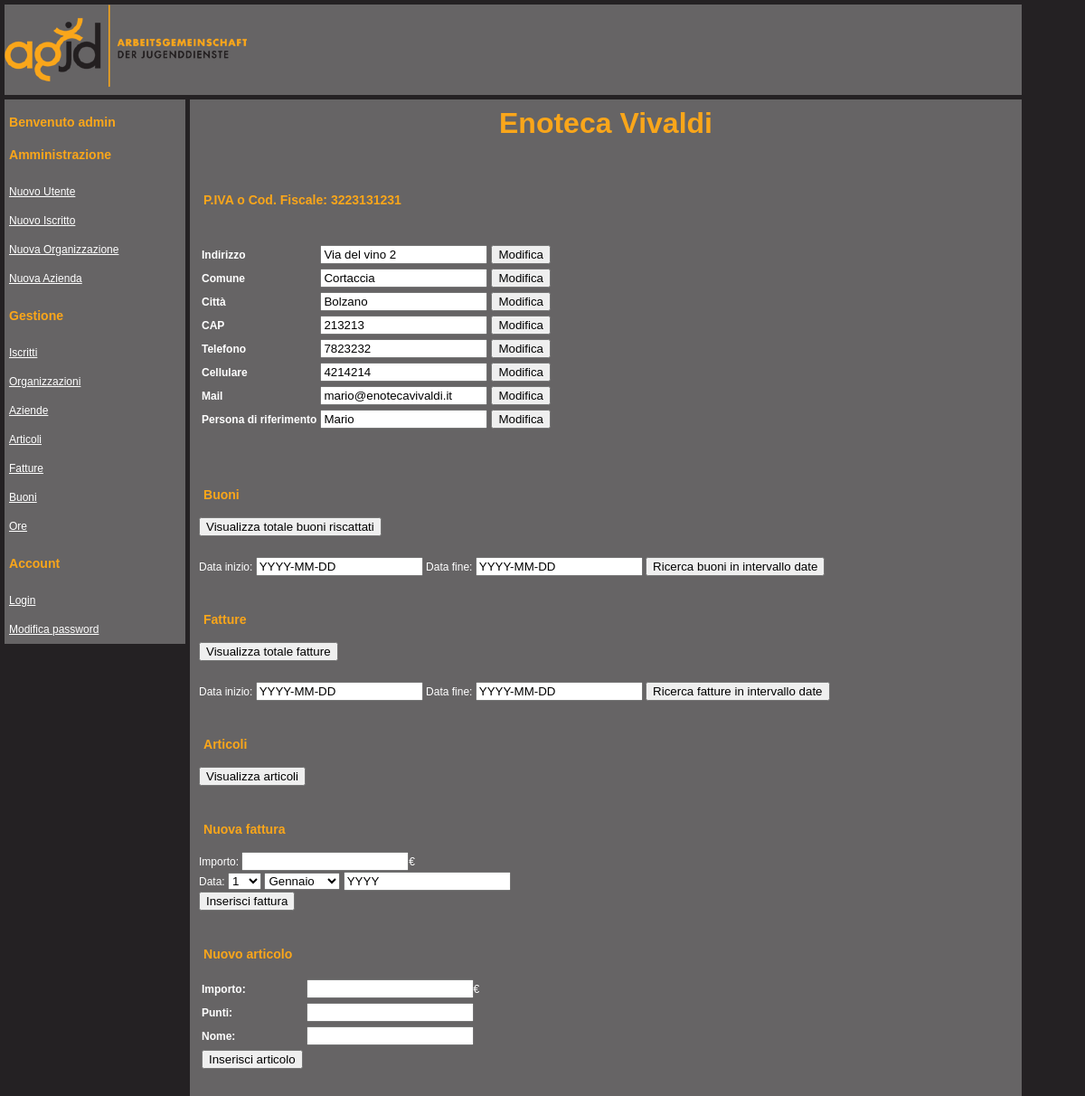
Page /view_company.php?p_iva=3223131231 (signed in) on the committed database.
### tables this page shows
CREATE TABLE Company (
	name	VARCHAR(255) NOT NULL,
	address	VARCHAR(255) NOT NULL,
	city	VARCHAR(255) NOT NULL,
	commune VARCHAR(255) NOT NULL,
	CAP		VARCHAR(255) NOT NULL,
	reference VARCHAR(255) NOT NULL,
	p_iva	VARCHAR(255) NOT NULL,
	phone 	VARCHAR(255),
	mobile_phone VARCHAR(255),
	mail	VARCHAR(255),
	CONSTRAINT company_pk PRIMARY KEY (p_iva)
);

### include/privilege_check.php (called while the page is built)
<?php
function check($privilege)
{
    if(isset($_SESSION))
    {
        if (isset($_SESSION['privilege']))
        {
            if ($_SESSION['privilege']==$privilege)
            {
                return true;
            }
        }
    }
    return false;
}
?>

### locale/it.php (called while the page is built, shortened)
<?php
$lang = array();
$lang['PRIVILEGE'] = 'Privilegi';
$lang['PAGE_TITLE'] = 'Index';
$lang['OBLIGATORY'] = 'I campi segnati con * sono obbligatori';
$lang['POINTS'] = 'Punti';
$lang['TOKENS'] = 'Buoni';
$lang['REMAINING_POINTS'] = 'Punti rimanenti';
$lang['COMPANY'] = 'Azienda';
$lang['ORGANIZATION'] = 'Organizzazione';
$lang['DELETE_SUCCESS'] = 'Eliminazione effettuata con successo';
$lang['UPDATE_SUCCESS'] = 'Modifica effettuata con successo';
$lang['DELETE'] = 'Elimina';
$lang['NO_RESULTS'] = 'Nessun risultato trovato';
$lang['UPDATE'] = 'Modifica';
$lang['START_DATE'] = 'Data inizio';
$lang['END_DATE'] = 'Data fine';
$lang['PASSWORD_CHANGE'] = 'Modifica password';
$lang['BOY'] = 'Iscritto';
$lang['INDEX'] = 'Index';
$lang['JANUARY'] = 'Gennaio';
$lang['FEBRUARY'] = 'Febbraio';
$lang['MARCH'] = 'Marzo';
$lang['APRIL'] = 'Aprile';
$lang['MAY'] = 'Maggio';
$lang['JUNE'] = 'Giugno';
$lang['JULY'] = 'Luglio';
$lang['AUGUST'] = 'Agosto';
$lang['SEPTEMBER'] = 'Settembre';
$lang['OCTOBER'] = 'Ottobre';
$lang['NOVEMBER'] = 'Novembre';
$lang['DECEMBER'] = 'Dicembre';
$lang['NO_LOGIN'] = 'Esegui il Login';
$lang['WELCOME'] = 'Benvenuto';
$lang['NEW_USER'] = 'Nuovo Utente';
$lang['NEW_BOY'] = 'Nuovo Iscritto';
$lang['NEW_ORGANIZATION'] = 'Nuova Organizzazione';
$lang['NEW_COMPANY'] = 'Nuova Azienda';
$lang['MANAGEMENT'] = 'Gestione';
$lang['ADMINISTRATION'] = 'Amministrazione';
$lang['LIST_BOY'] = 'Iscritti';
$lang['LIST_ORGANIZATION'] = 'Organizzazioni';
$lang['LIST_COMPANY'] = 'Aziende';
$lang['LIST_ITEM'] = 'Articoli';
$lang['LIST_INVOICE'] = 'Fatture';
$lang['LIST_TOKEN'] = 'Buoni';
$lang['LIST_VOLUNTEERING'] = 'Ore';
$lang['SEARCH'] = 'Ricerca';
$lang['LOGIN'] = 'Login';
$lang['ADMINISTRATOR'] = 'Amministratore';
$lang['MANAGER'] = 'Gestore';
$lang['USER_EXISTS'] = 'Esiste già un utente con questo nome';
$lang['INSERT_SUCCESS'] = 'Inserimento effettuato con successo';
$lang['CURRENT_PASSWORD'] = 'Password Corrente';
$lang['NEW_PASSWORD'] = 'Nuova Password';
$lang['REPEAT_PASSWORD'] = 'Ripeti Password';
$lang['NAME'] = 'Nome';
$lang['SURNAME'] = 'Cognome';
$lang['ADDRESS'] = 'Indirizzo';
$lang['CAP'] = 'CAP';
$lang['CITY'] = 'Città';
?>

### view_company.php (the view, shortened to what this page needs)
<!DOCTYPE html>
<?php
include('include/header.php');
include('include/navbar.php');
include('locale/it.php');
include('include/connect.php');
?>
<html>
    <head>
        <link rel="stylesheet" type="text/css" href="main.css" />
    </head>
    <body>
        <div id="ContentContainer">
            <div id="Header">
            </div>
            <div id="Navbar">
            </div>
            <div id="Content">
                <?php
                include('include/privilege_check.php');
                if(check('admin')||check('manager'))
                {
                    if(isset($_GET['p_iva']))
                    {
                        $p_iva = $_GET['p_iva'];
                        try{
                        $result = mysql_query("SELECT * FROM Company WHERE p_iva='$p_iva'",$conn);
                        if(mysql_num_rows($result)==1)
                        {
                            echo "<h1 style=\"text-align: center;\">".mysql_result($result, 0, 'name')."</h1><br /><br />";
                            echo "<h3>".$lang['P_IVA'].": ".mysql_result($result, 0, 'p_iva')."</h3><br />";
                            if(check('admin'))
                            {
                                echo '<table id="invisibleTable">';
                                echo '<tr><td id="itd"><strong>'.$lang['ADDRESS'].'</strong></td><td id="itd"><form action="include/updater.php" name = "form" method = "post"><input type="text" name="update" value="'.mysql_result($result, 0, 'address').'"/><input type="hidden" name="table" value="Company"><input type="hidden" name="column" value="address"><input type="hidden" name="key" value="p_iva"><input type="hidden" name="key_value" value="'.$p_iva.'"></td><td id="itd"><input type="submit" name="submit"  value ="'.$lang['UPDATE'].'" /></form></td></tr>';
                                echo '<tr><td id="itd"><strong>'.$lang['COMMUNE'].'</strong></td><td id="itd"><form action="include/updater.php" name = "form" method = "post"><input type="text" name="update" value="'.mysql_result($result, 0, 'commune').'"/><input type="hidden" name="table" value="Company"><input type="hidden" name="column" value="commune"><input type="hidden" name="key" value="p_iva"><input type="hidden" name="key_value" value="'.$p_iva.'"></td><td id="itd"><input type="submit" name="submit"  value ="'.$lang['UPDATE'].'" /></form></td></tr>';
                                echo '<tr><td id="itd"><strong>'.$lang['CITY'].'</strong></td><td id="itd"><form action="include/updater.php" name = "form" method = "post"><input type="text" name="update" value="'.mysql_result($result, 0, 'city').'"/><input type="hidden" name="table" value="Company"><input type="hidden" name="column" value="city"><input type="hidden" name="key" value="p_iva"><input type="hidden" name="key_value" value="'.$p_iva.'"></td><td id="itd"><input type="submit" name="submit"  value ="'.$lang['UPDATE'].'" /></form></td></tr>';
                                echo '<tr><td id="itd"><strong>'.$lang['CAP'].'</strong></td><td id="itd"><form action="include/updater.php" name = "form" method = "post"><input type="text" name="update" value="'.mysql_result($result, 0, 'CAP').'"/><input type="hidden" name="table" value="Company"><input type="hidden" name="column" value="CAP"><input type="hidden" name="key" value="p_iva"><input type="hidden" name="key_value" value="'.$p_iva.'"></td><td id="itd"><input type="submit" name="submit"  value ="'.$lang['UPDATE'].'" /></form></td></tr>';
                                echo '<tr><td id="itd"><strong>'.$lang['PHONE'].'</strong></td><td id="itd"><form action="include/updater.php" name = "form" method = "post"><input type="text" name="update" value="'.mysql_result($result, 0, 'phone').'"/><input type="hidden" name="table" value="Company"><input type="hidden" name="column" value="phone"><input type="hidden" name="key" value="p_iva"><input type="hidden" name="key_value" value="'.$p_iva.'"></td><td id="itd"><input type="submit" name="submit"  value ="'.$lang['UPDATE'].'" /></form></td></tr>';
                                echo '<tr><td id="itd"><strong>'.$lang['MOBILE_PHONE'].'</strong></td><td id="itd"><form action="include/updater.php" name = "form" method = "post"><input type="text" name="update" value="'.mysql_result($result, 0, 'mobile_phone').'"/><input type="hidden" name="table" value="Company"><input type="hidden" name="column" value="mobile_phone"><input type="hidden" name="key" value="p_iva"><input type="hidden" name="key_value" value="'.$p_iva.'"></td><td id="itd"><input type="submit" name="submit"  value ="'.$lang['UPDATE'].'" /></form></td></tr>';
                                echo '<tr><td id="itd"><strong>'.$lang['MAIL'].'</strong></td><td id="itd"><form action="include/updater.php" name = "form" method = "post"><input type="text" name="update" value="'.mysql_result($result, 0, 'mail').'"/><input type="hidden" name="table" value="Company"><input type="hidden" name="column" value="mail"><input type="hidden" name="key" value="p_iva"><input type="hidden" name="key_value" value="'.$p_iva.'"></td><td id="itd"><input type="submit" name="submit"  value ="'.$lang['UPDATE'].'" /></form></td></tr>';
                                echo '<tr><td id="itd"><strong>'.$lang['REFERENCE'].'</strong></td><td id="itd"><form action="include/updater.php" name = "form" method = "post"><input type="text" name="update" value="'.mysql_result($result, 0, 'reference').'"/><input type="hidden" name="table" value="Company"><input type="hidden" name="column" value="mail"><input type="hidden" name="key" value="p_iva"><input type="hidden" name="key_value" value="'.$p_iva.'"></td><td id="itd"><input type="submit" name="submit"  value ="'.$lang['UPDATE'].'" /></form></td></tr>';
                                echo '</table>';
                            }
                            echo '<br /><br />';
                            echo '<h3>'.$lang['LIST_TOKEN'].'</h3>';
                            echo '<form action="list_token.php" method="post">
                                    <input type="hidden" name="search_type" value="company_id">
                                    <input type="hidden" name="search_value" value="'.$p_iva.'">
                                    <input type="submit" name="submit"  value ="'.$lang['TOTAL_TOKEN'].'" />
                                  </form><br /><br />';
                            echo '<form action="list_token.php"  method="post">'
                                    .$lang['START_DATE'].': <input type="text" name="date_start" value="YYYY-MM-DD"> '
                                    .$lang['END_DATE'].': <input type="text" name="date_end" value="YYYY-MM-DD">
                                    <input type="hidden" name="search_type" value="company_id">
                                    <input type="hidden" name="search_value" value="'.$p_iva.'">
                                    <input type="submit" name="submit"  value ="'.$lang['DATE_TOKEN'].'" />
                                  </form><br /><br />';
                            echo '<h3>'.$lang['LIST_INVOICE'].'</h3>';
                            echo '<form action="list_invoice.php"  method="post">
                                        <input type="hidden" name="search_type" value="company_id">
                                        <input type="hidden" name="search_value" value="'.$p_iva.'">
                                        <input type="submit" name="submit"  value ="'.$lang['TOTAL_INVOICE'].'" />
                                  </form><br /><br />';
                            echo '<form action="list_invoice.php"  method="post">'
                                    .$lang['START_DATE'].': <input type="text" name="date_start" value="YYYY-MM-DD"> '
                                    .$lang['END_DATE'].': <input type="text" name="date_end" value="YYYY-MM-DD">
                                    <input type="hidden" name="search_type" value="company_id">
                                    <input type="hidden" name="search_value" value="'.$p_iva.'">
                                    <input type="submit" name="submit"  value ="'.$lang['DATE_INVOICE'].'" />
                                  </form><br /><br />';
                            echo '<h3>'.$lang['LIST_ITEM'].'</h3>';
                            echo '<form action="list_item.php" name = "vol_form" method="post">
                                    <input type="hidden" name="search_type" value="company_id">
                                    <input type="hidden" name="search_value" value="'.$p_iva.'">
                                    <input type="submit" name="submit"  value ="'.$lang['TOTAL_ITEM'].'" />
                                  </form><br /><br />';
                            echo '<h3>'.$lang['NEW_INVOICE_TITLE'].'</h3>';
                            echo '<form action="include/insert_invoice.php" name= "invoice_form" method="post" onsubmit="return validateInv()">'
                                    .$lang['PRICE'].': <input type="text" name="amount">€<input type="hidden" name="company_id" value="'.mysql_result($result, 0, 'p_iva').'"><br />'
                                    .$lang['DATE'].': <select name="day">
                                                            <option value="1">1</option>
                                                    </select>
                                                    <select name="month">
                                                            <option value=1>'.$lang['JANUARY'].'</option>
                                                            <option value=1>'.$lang['FEBRUARY'].'</option>
                                                            <option value=1>'.$lang['MARCH'].'</option>
                                                            <option value=1>'.$lang['APRIL'].'</option>
                                                            <option value=1>'.$lang['MAY'].'</option>
                                                            <option value=1>'.$lang['JUNE'].'</option>
                                                            <option value=1>'.$lang['JULY'].'</option>
                                                            <option value=1>'.$lang['AUGUST'].'</option>
                                                            <option value=1>'.$lang['SEPTEMBER'].'</option>
                                                            <option value=1>'.$lang['OCTOBER'].'</option>
                                                            <option value=1>'.$lang['NOVEMBER'].'</option>
                                                            <option value=1>'.$lang['DECEMBER'].'</option>
                                                    </select>
                                                    <input type="text" name="year" value="YYYY"><br />'.
                                    '<input type="submit" name="submit"  value ="'.$lang['NEW_INVOICE'].'" /></form><br /><br />';
                            echo '<h3>'.$lang['NEW_ITEM_TITLE'].'</h3>';
                            echo '<form action="include/insert_item.php" name= "item_form" method="post" onsubmit= "return validateItem()">'.
                                    '<table id="invisibleTable">'.
                                        '<tr><td id="itd"><strong>'.$lang['PRICE'].':</strong></td><td id="itd"> <input type="text" name="price">€</td></tr>'.
                                        '<tr><td id="itd"><strong>'.$lang['POINTS'].':</strong></td><td id="itd"> <input type="text" name="points"></td></tr>'.
                                        '<tr><td id="itd"><strong>'.$lang['NAME'].':</strong></td><td id="itd"> <input type="text" name="name"><input type="hidden" name="company_id" value="'.mysql_result($result, 0, 'p_iva').'"></td></tr>
                                        <tr><td id="itd"><input type="submit" name="submit"  value ="'.$lang['NEW_ITEM'].'" /></td></tr>
                                    </table></form><br /><br />';
                        }
                        else
                            $lang['NO_RESULTS'];
                        }
                        catch(Exception $e)
                        {
                            echo 'Error:'.$e->getMessage();
                        }
                    }
                }
                else
                    echo $lang['NO_PRIVILEGE'];
                ?>
            </div>
        </div>
    </body>
</html>

### main.css (style rules this page uses)
body { margin: 0px; padding: 0px; font-family: verdana, arial, helvetica, sans-serif; font-size: 12px; line-height: 22px; background: #242123; color: white; }
table, td, th, tr { border: 1px solid #faa61a;; width: auto; }
#invisibleTable { border: 0px; width: auto; }
#itd { border: 0px; width: auto; }
h1 { margin: 0px; padding: 5px; font-size: 32px; color: #faa61a; }
h3 { color: #faa61a; padding-left: 5px; }
#ContentContainer { position: absolute; margin: 0px; }
#Header { position: absolute; margin: 0px; padding: 0px; height:100px; width:1125px; left: 5px; top: 5px; background-color: #666465; }
#Navbar { position: absolute; left: 5px; top: 110px; right: 0px; margin: 0px; padding: 0px; width: 200px; background-color: #666465; }
#Content { margin: 0px 250px 0px 0px; padding: 10px; position: absolute; left: 210px; top: 110px; width: 900px; background-color: #666465; }
form { display:inline; }

### rows in the picture
company: name "Enoteca Vivaldi", p_iva "3223131231", update "Via del vino 2", update "Cortaccia", update "Bolzano", update "213213", update "7823232", update "4214214", update "mario@enotecavivaldi.it", update "Mario"

### other values in the picture
$lang['WELCOME'] "Benvenuto"
$_SESSION['user'] "admin"
$lang['ADMINISTRATION'] "Amministrazione"
$lang['NEW_USER'] "Nuovo Utente"
$lang['NEW_BOY'] "Nuovo Iscritto"
$lang['NEW_ORGANIZATION'] "Nuova Organizzazione"
$lang['NEW_COMPANY'] "Nuova Azienda"
$lang['MANAGEMENT'] "Gestione"
$lang['LIST_BOY'] "Iscritti"
$lang['LIST_ORGANIZATION'] "Organizzazioni"
$lang['LIST_COMPANY'] "Aziende"
$lang['LIST_ITEM'] "Articoli"
$lang['LIST_INVOICE'] "Fatture"
$lang['LIST_TOKEN'] "Buoni"
$lang['LIST_VOLUNTEERING'] "Ore"
